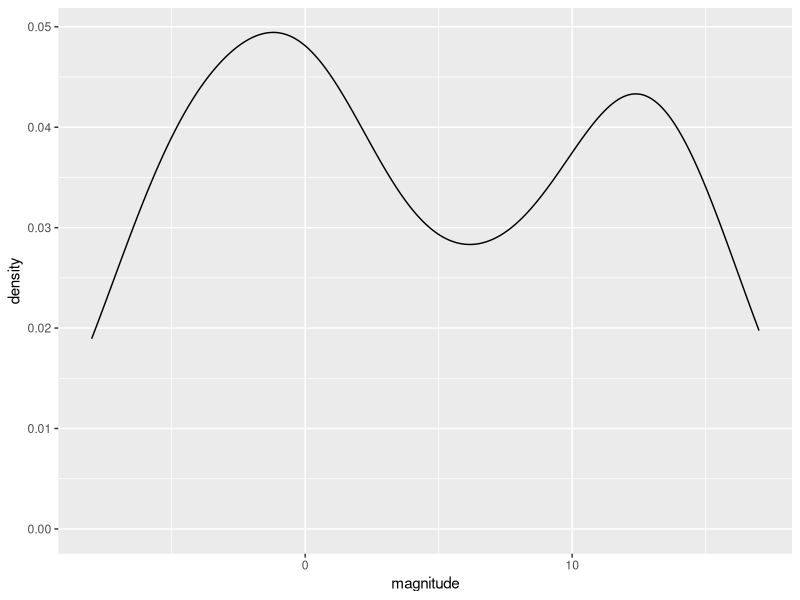
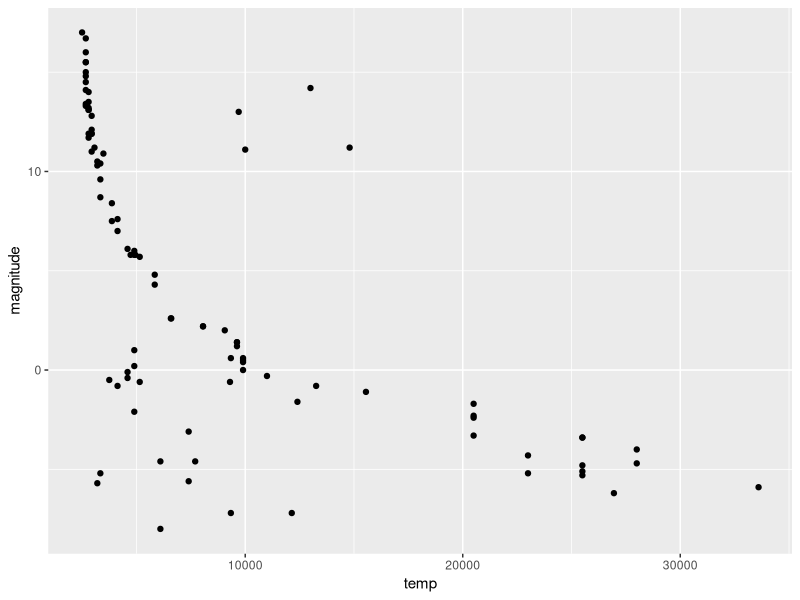
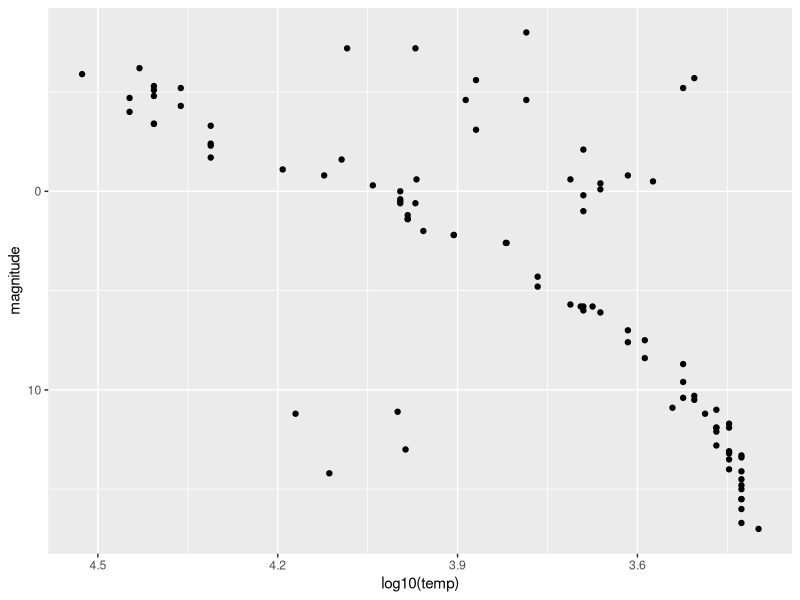
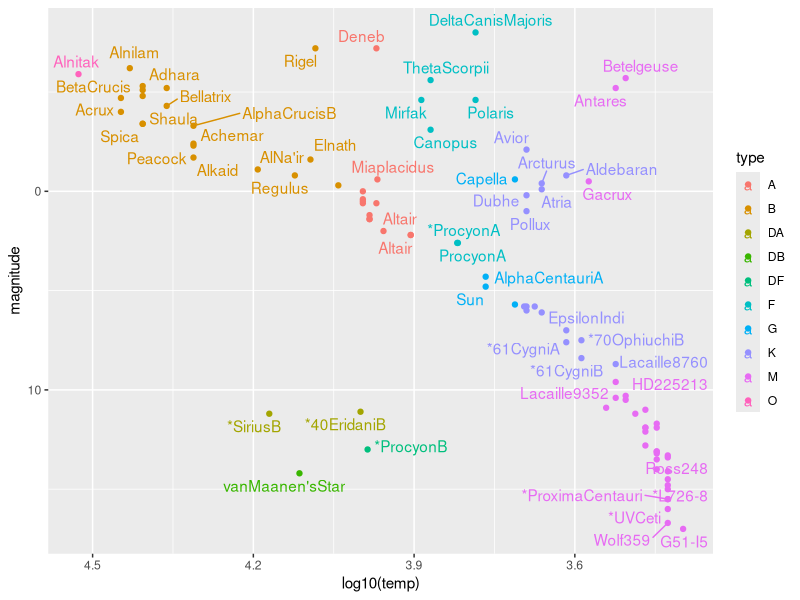
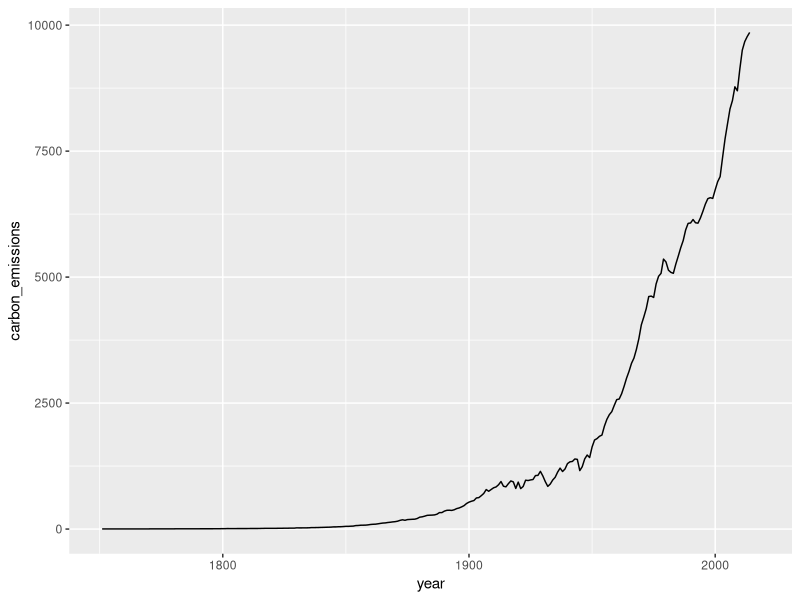
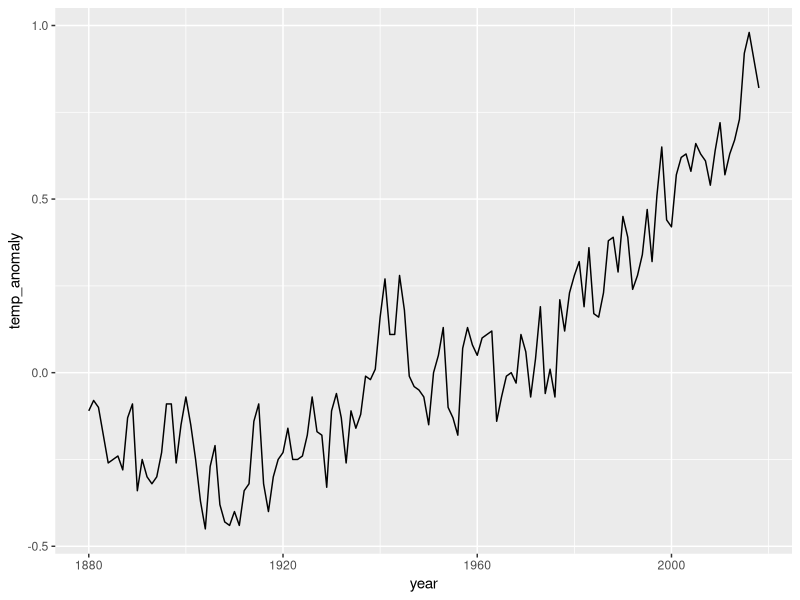
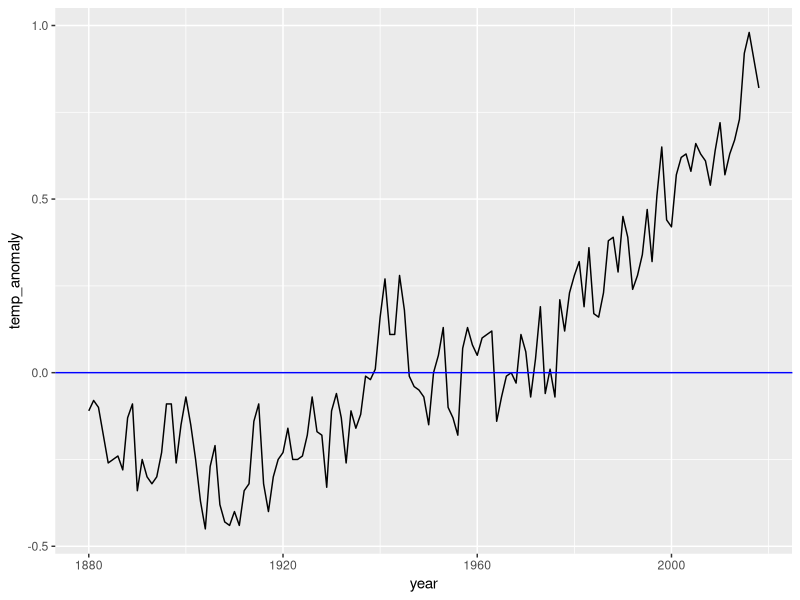
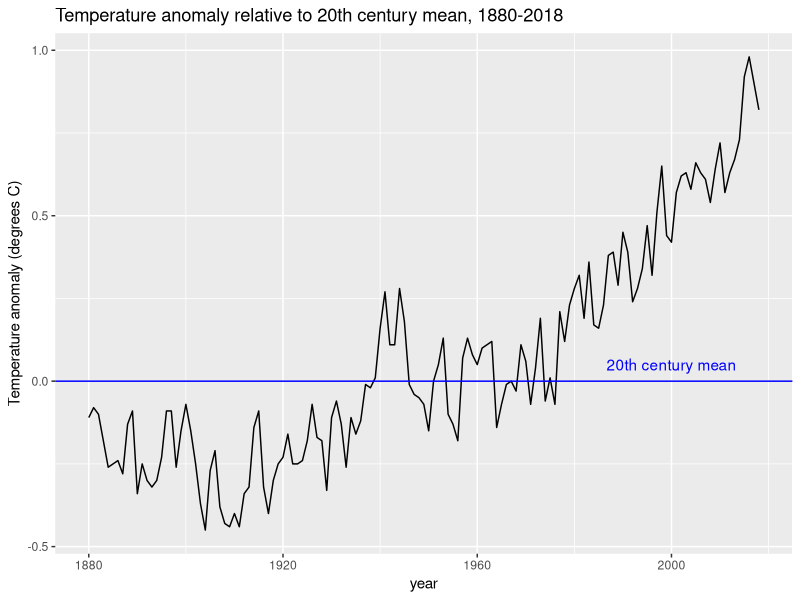

Write R code to recreate these figures, in order.
## ---- chunk 1
knitr::opts_chunk$set(echo = TRUE)
## ---- chunk 2
library(tidyverse)
library(dslabs)
data(stars)
options(digits = 3)
## ---- chunk 3
data("stars")
head(stars)
## ---- chunk 4
stars %>% filter(!is.na(magnitude)) %>% 
  summarize(mean = mean(magnitude), std = sd(magnitude))
## ---- chunk 5
stars %>% ggplot(aes(magnitude)) + 
  geom_density()
## ---- chunk 6
stars %>% ggplot(aes(temp, magnitude)) +
  geom_point()
## ---- chunk 7
stars %>% ggplot(aes(log10(temp), magnitude)) +
  geom_point() +
  scale_y_reverse() +
  scale_x_reverse()
## ---- chunk 8
library(ggrepel)
stars %>%
  ggplot(aes(log10(temp), magnitude, col=type, label = star)) +
  geom_point() +
  scale_x_reverse() +
  scale_y_reverse() +
  geom_text_repel()
## ---- chunk 9
data(temp_carbon)
data(greenhouse_gases)
data(historic_co2)
## ---- chunk 10
head(temp_carbon)
## ---- chunk 11
head(greenhouse_gases)
## ---- chunk 12
head(historic_co2)
## ---- chunk 13
temp_carbon %>%
    filter(!is.na(carbon_emissions)) %>%
    .$year %>%
    max()
## ---- chunk 14
temp_carbon %>% .$year %>% max()
## ---- chunk 15
 temp_carbon %>%
    filter(!is.na(carbon_emissions)) %>%
    pull(year) %>%
    max()
## ---- chunk 16
temp_carbon %>% ggplot(aes(year, carbon_emissions)) +
  geom_line()
## ---- chunk 17
temp_carbon %>% filter(!is.na(carbon_emissions)) %>% 
  select(year) %>% min()
## ---- chunk 18
temp_carbon %>% filter(!is.na(carbon_emissions)) %>% 
  select(year) %>% max()
## ---- chunk 19
carbon1 <- temp_carbon %>%
    filter(year == 1751) %>%
    .$carbon_emissions

carbon2 <- temp_carbon %>%
    filter(year == 2014) %>%
    .$carbon_emissions

carbon2/carbon1
## ---- chunk 20
temp_carbon %>% filter(!is.na(temp_anomaly)) %>% 
  select(year) %>% min()
## ---- chunk 21
temp_carbon %>% filter(!is.na(temp_anomaly)) %>% 
  select(year) %>% max()
## ---- chunk 22
temp1 <- temp_carbon %>% filter(year == 1880) %>% 
  .$temp_anomaly

temp2 <- temp_carbon %>% filter(year == 2018) %>% 
  .$temp_anomaly

temp2 - temp1
## ---- chunk 23
p <- temp_carbon %>% filter(!is.na(temp_anomaly)) %>% 
  ggplot(aes(year, temp_anomaly)) +
  geom_line()
p
## ---- chunk 24
p <- p + geom_hline(aes(yintercept = 0), col = "blue")
p
## ---- chunk 25
p + ggtitle("Temperature anomaly relative to 20th century mean, 1880-2018") +
  ylab("Temperature anomaly (degrees C)") +
  annotate(geom="text", x=2000, y=0.05, label= "20th century mean", color="blue")
## ---- chunk 26
 p + ylab("Temperature anomaly (degrees C)") +
    ggtitle("Temperature anomaly relative to 20th century mean, 1880-2018") +
    geom_text(aes(x = 2000, y = 0.05, label = "20th century mean"), col = "blue")
## ---- chunk 27
temp_carbon %>%
  filter(year %in% c(1880:2020)) %>%
  ggplot() +
  geom_line(aes(year,temp_anomaly)) +
  geom_line(aes(year,ocean_anomaly),col="blue") +
  geom_line(aes(year,land_anomaly), col="brown") +
  geom_hline(yintercept = 0, col="black",alpha=0.5) +
  geom_vline(xintercept = 2018, col="black",alpha=0.5)
## ---- chunk 28
greenhouse_gases %>%
    ggplot(aes(year, concentration)) +
    geom_line() +
    facet_grid(gas ~., scales = "free") +
    geom_vline(xintercept = 1850) +
    ylab("Concentration (ch4/n2o ppb, co2 ppm)") +
    ggtitle("Atmospheric greenhouse gas concentration by year, 0-2000")
## ---- chunk 29
temp_carbon %>% filter(!is.na(carbon_emissions)) %>% 
  ggplot(aes(year, carbon_emissions)) +
  geom_line() +
  geom_vline(xintercept = 1850) +
  ylab("Carbon emissions (metric tons)") +
  ggtitle("Annual global carbon emissions, 1751-2014")
## ---- chunk 30
temp_carbon %>% filter(!is.na(carbon_emissions)) %>% 
  ggplot(aes(year, carbon_emissions)) +
  geom_line() +
  geom_vline(xintercept = 1850) +
  scale_y_log10() +
  ylab("Carbon emissions (metric tons)") +
  ggtitle("Annual global carbon emissions, 1751-2014")
## ---- chunk 31
co2_time <- historic_co2 %>% ggplot(aes(year, co2, color = source)) +
  geom_line()
co2_time
## ---- chunk 32
co2_time + xlim(c(-800000, -775000))
## ---- chunk 33
co2_time + xlim(c(-375000, -330000))
## ---- chunk 34
co2_time + xlim(c(-140000, -120000))
## ---- chunk 35
co2_time + xlim(c(-3000, 2018))
